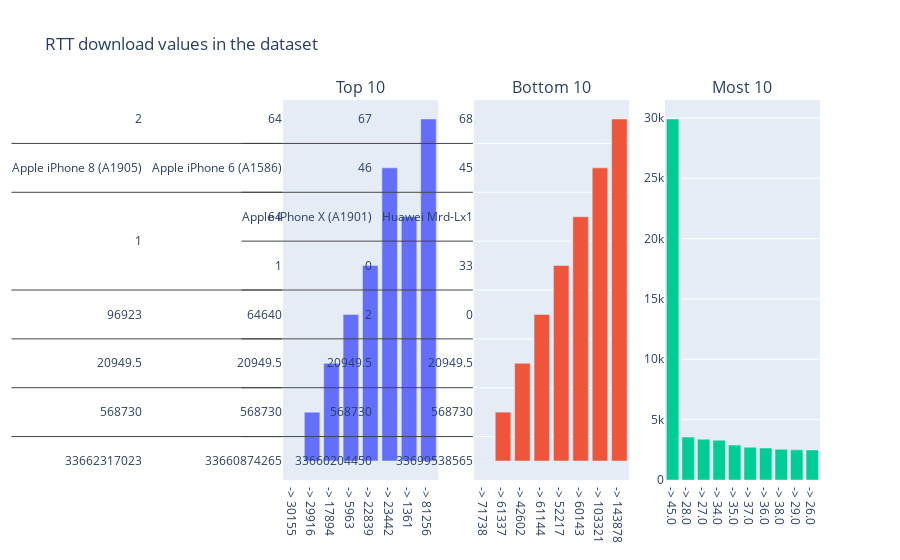

The code cell stored with this chart in its notebook:
### Code cell
plotly_multi_hist([top_10_dl, bot_10_dl, freq_10_dl], 1, 3, "RTT download values in the dataset", ['Top 10', 'Bottom 10', 'Most 10'])

### Figure 1 — Plotly figure (JSON) as saved in the notebook; plotly's stock layout.template omitted (floating-point values rounded to 4 significant figures)
{"data": [{"type": "bar", "x": ["-> 30155", "-> 29916", "-> 17894", "-> 5963", "-> 22839", "-> 23442", "-> 1361", "-> 81256", "-> 97312", "-> 100575"], "xaxis": "x", "y": [[33662317023, 568730, 20950.0, 96923, 1, "Apple iPhone 8 (A1905)", 1, 2], [33660874265, 568730, 20950.0, 64640, 1, "Apple iPhone 6 (A1586)", 64, 64], [33663706799, 568730, 5852, 55811, 1, "Huawei B528S-23A", 1, 261], [33683692867, 92, 20950.0, 54847, 1, "Lg Lg-D315", 12, 9], [33760941100, 522969, 17613, 26971, 307, "Samsung Galaxy S7 Edge (Sm-G935X)", 3778, 1370], [33606788933, 13300, 20950.0, 26250, 50, "Samsung Galaxy S9 Plus (Sm-G965F)", 124, 20], [33698551167, 5320, 8981, 25873, 49, "Huawei B528S-23A", 50, 115], [33671816754, 568730, 5320, 25602, 113, "Samsung Galaxy S6 Edge (Sm-G925X)", 5, 66], [33781865588, 197268, 2636, 25374, 14, "Apple iPhone 6S (A1688)", 885, 723], [33784013667, 568730, 20950.0, 24733, 5, "Apple iPhone 8 (A1905)", 43, 40]], "yaxis": "y"}, {"type": "bar", "x": ["-> 71738", "-> 61337", "-> 42602", "-> 61144", "-> 52217", "-> 60143", "-> 103321", "-> 143878", "-> 142526", "-> 124538"], "xaxis": "x2", "y": [[33660204450, 568730, 20950.0, 2, 0, "Apple iPhone X (A1901)", 46, 67], [33699538565, 568730, 20950.0, 0, 33, "Huawei Mrd-Lx1", 45, 68], [33652982188, 568730, 20950.0, 0, 0, "Huawei P20 Pro", 52, 48], [33762753209, 568730, 20950.0, 0, 38, "Apple iPhone 8 Plus (A1897)", 21, 50], [33665599640, 568730, 20950.0, 0, 32, "Apple iPhone 6 (A1586)", 42, 44], [33660637039, 568730, 20950.0, 0, 29, "Apple iPhone Xr (A2105)", 63, 54], [33609260285, 568730, 20950.0, 0, 0, "Samsung Galaxy S6 (Sm-G920X)", 45, 54], [33642753301, 568730, 20950.0, 0, 0, "Apple iPhone 6 (A1586)", 45, 55], [33667477967, 568730, 20950.0, 0, 785, "Huawei B528S-23A", 43, 47], [33661575382, 568730, 20950.0, 0, 0, "Huawei Pct-L29", 38, 47]], "yaxis": "y2"}, {"type": "bar", "x": ["-> 45.0", "-> 28.0", "-> 27.0", "-> 34.0", "-> 35.0", "-> 37.0", "-> 36.0", "-> 38.0", "-> 29.0", "-> 26.0"], "xaxis": "x3", "y": [29906, 3553, 3380, 3296, 2892, 2718, 2645, 2547, 2498, 2488], "yaxis": "y3"}], "layout": {"annotations": [{"font": {"size": 16}, "showarrow": false, "text": "Top 10", "x": 0.1444, "xanchor": "center", "xref": "paper", "y": 1, "yanchor": "bottom", "yref": "paper"}, {"font": {"size": 16}, "showarrow": false, "text": "Bottom 10", "x": 0.5, "xanchor": "center", "xref": "paper", "y": 1, "yanchor": "bottom", "yref": "paper"}, {"font": {"size": 16}, "showarrow": false, "text": "Most 10", "x": 0.8556, "xanchor": "center", "xref": "paper", "y": 1, "yanchor": "bottom", "yref": "paper"}], "showlegend": false, "title": {"text": "RTT download values in the dataset"}, "xaxis": {"anchor": "y", "domain": [0, 0.2889]}, "xaxis2": {"anchor": "y2", "domain": [0.3556, 0.6444]}, "xaxis3": {"anchor": "y3", "domain": [0.7111, 1]}, "yaxis": {"anchor": "x", "domain": [0, 1]}, "yaxis2": {"anchor": "x2", "domain": [0, 1]}, "yaxis3": {"anchor": "x3", "domain": [0, 1]}}}
